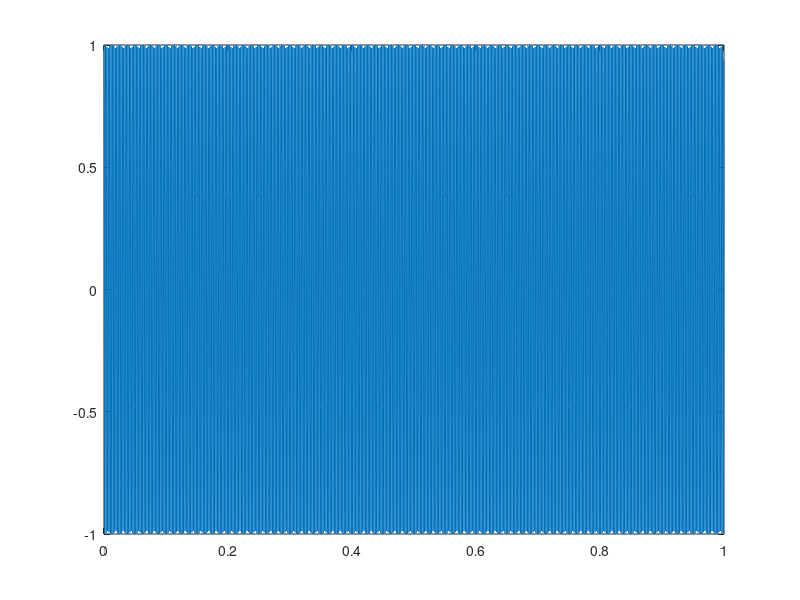

MATLAB code for this plot:
clear all;
close all;

f = 440;
A = 1;
fi = 0;
M = 0;
Fs = 8000;
t = 0 : 1/Fs : 1 - 1/Fs;

sig1 = A*cos(2*pi*f*t+fi)+M;
sig2 = A*cos(3*pi*f*t+fi)+M;

plot(t,sig1)
sound(sig1,Fs*0.5)
sound(sig2,Fs*0.5)